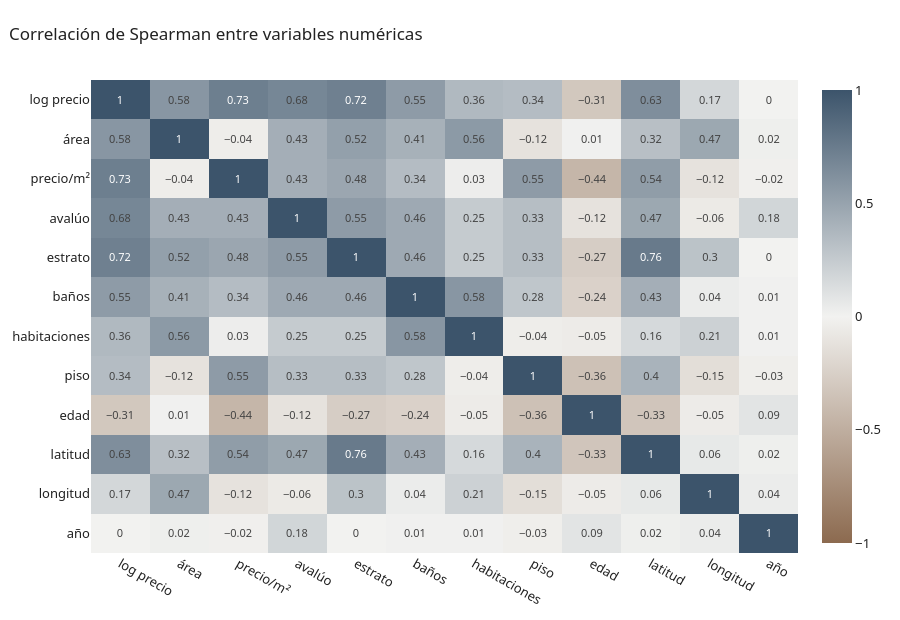

The cell this chart's notebook holds for it:
### Markdown cell above
## Correlaciones

### Code cell
numericas = {"log_precio": "log precio", "area": "área", "precio_m2_real": "precio/m²", "avaluo": "avalúo",
             "estrato_num": "estrato", "banios": "baños", "habitaciones": "habitaciones", "piso": "piso",
             "edad": "edad", "lat": "latitud", "lon": "longitud", "anio": "año"}
corr = viv[list(numericas)].rename(columns=numericas).corr(method="spearman").round(2)
fig = px.imshow(corr, text_auto=True, color_continuous_scale=ESCALA_DIVERGENTE, zmin=-1, zmax=1, aspect="auto")
fig.update_traces(textfont_size=11)
mostrar(fig, "Correlación de Spearman entre variables numéricas", alto=620)

### Figure 1 — Plotly figure (JSON) as saved in the notebook; plotly's stock layout.template omitted (floating-point values rounded to 4 significant figures; data arrays with more than 128 entries replaced by an {"elided": "..."} marker saying what was removed)
{"data": [{"coloraxis": "coloraxis", "hovertemplate": "x: %{x}<br>y: %{y}<br>color: %{z}<extra></extra>", "name": "0", "textfont": {"size": 11}, "texttemplate": "%{z}", "type": "heatmap", "x": ["log precio", "área", "precio/m²", "avalúo", "estrato", "baños", "habitaciones", "piso", "edad", "latitud", "longitud", "año"], "xaxis": "x", "y": ["log precio", "área", "precio/m²", "avalúo", "estrato", "baños", "habitaciones", "piso", "edad", "latitud", "longitud", "año"], "yaxis": "y", "z": {"elided": "12x12 float values"}}], "layout": {"coloraxis": {"cmax": 1, "cmin": -1, "colorscale": [[0, "#8C6A4F"], [0.5, "#F2F2F0"], [1, "#3C546B"]]}, "height": 620, "title": {"text": "Correlación de Spearman entre variables numéricas"}, "xaxis": {"anchor": "y", "domain": [0, 1]}, "yaxis": {"anchor": "x", "autorange": "reversed", "domain": [0, 1]}}}
